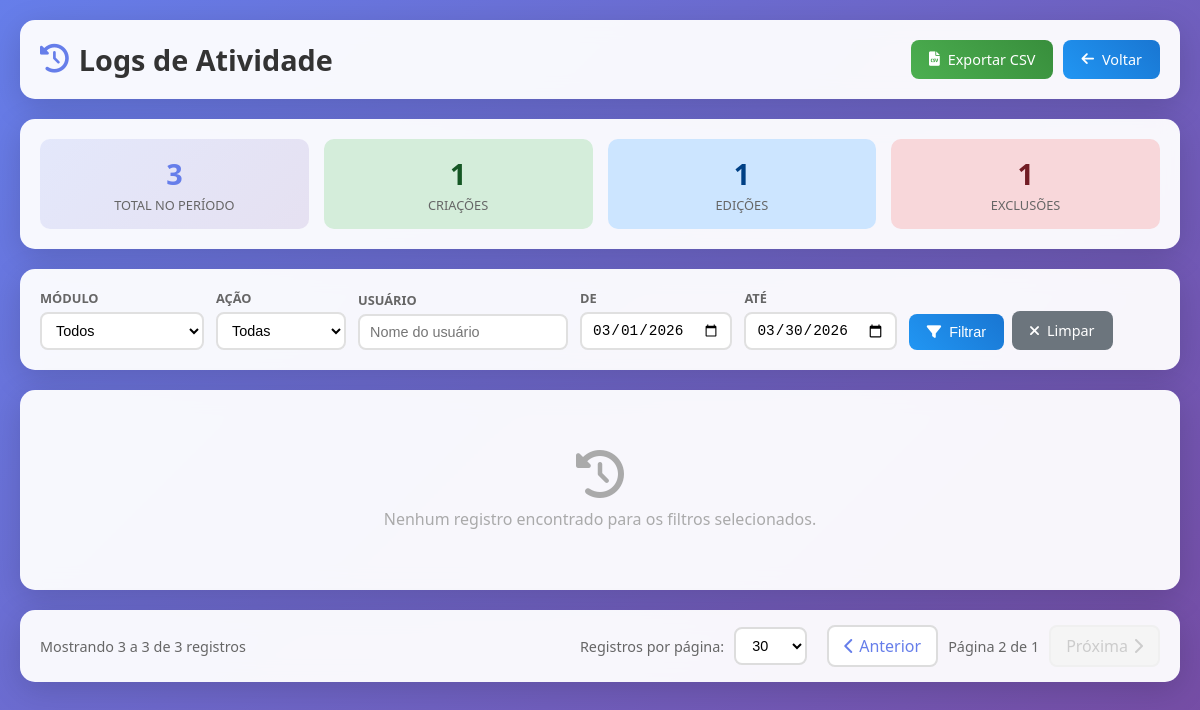
Page /modules/logs/index.php?per_page=30&page=2 (signed in) on the earlier database version.
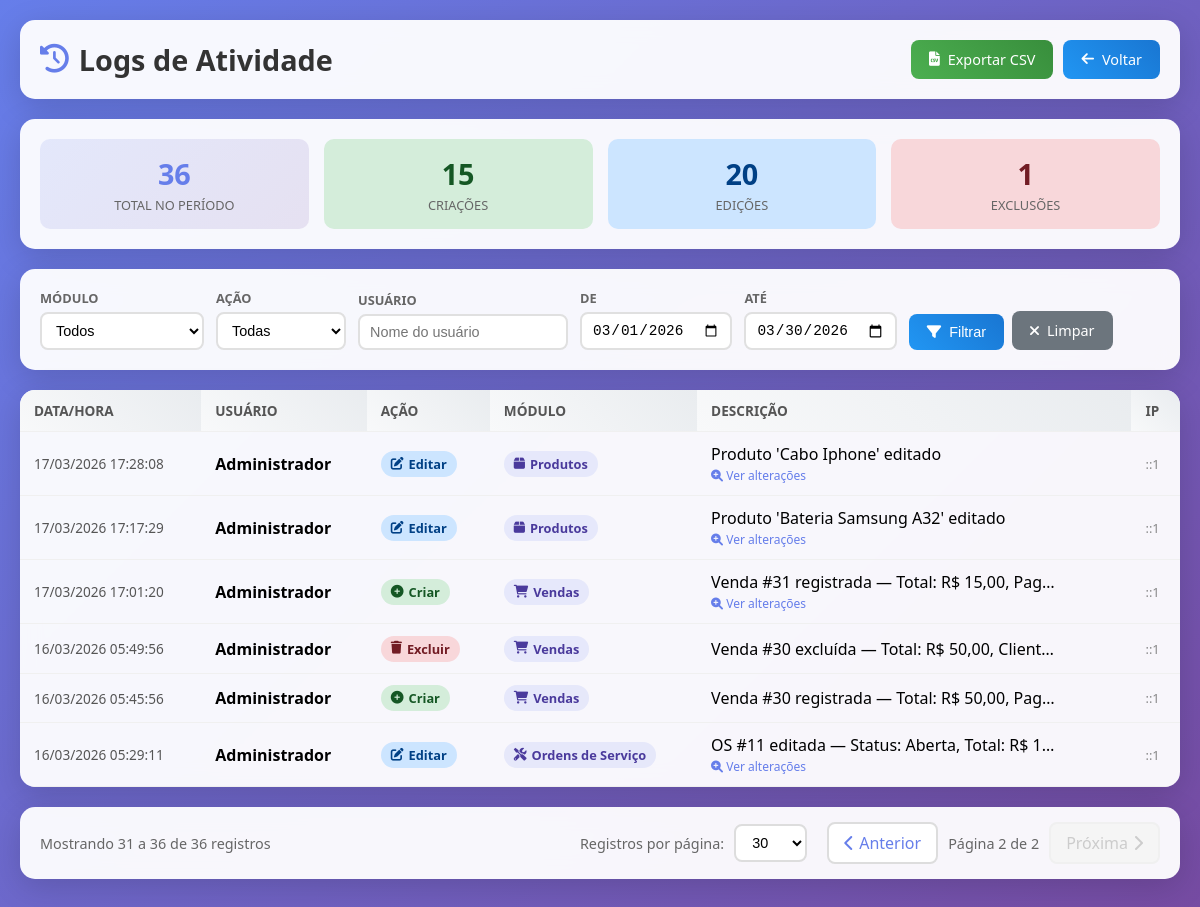
Same page on the later database version.
### tables this page shows
CREATE TABLE `activity_logs` (
  `id` int(11) NOT NULL AUTO_INCREMENT,
  `user_id` int(11) NOT NULL,
  `user_name` varchar(100) NOT NULL,
  `action` enum('create','update','delete') NOT NULL,
  `module` varchar(50) NOT NULL,
  `record_id` int(11) DEFAULT NULL,
  `description` text NOT NULL,
  `old_values` longtext DEFAULT NULL CHECK (json_valid(`old_values`)),
  `new_values` longtext DEFAULT NULL CHECK (json_valid(`new_values`)),
  `ip_address` varchar(45) DEFAULT NULL,
  `created_at` timestamp NOT NULL DEFAULT current_timestamp(),
  PRIMARY KEY (`id`),
  KEY `idx_module` (`module`),
  KEY `idx_user` (`user_id`),
  KEY `idx_created` (`created_at`)
);

### modules/logs/index.php (the view, shortened to what the changed rows need)
<?php
require_once('../../config/database.php');
$conn = $database->getConnection();
function buildWhere() {
    global $module_filter, $action_filter, $user_filter, $date_from, $date_to;
    $clauses = ['1=1'];
    $params = [];
    if ($date_from)     { $clauses[] = 'DATE(l.created_at) >= ?'; $params[] = $date_from; }
    if ($date_to)       { $clauses[] = 'DATE(l.created_at) <= ?'; $params[] = $date_to; }
    return ['clause' => implode(' AND ', $clauses), 'params' => $params];
}
$module_filter = $_GET['module'] ?? '';
$action_filter = $_GET['action'] ?? '';
$user_filter   = $_GET['user'] ?? '';
$date_from     = $_GET['date_from'] ?? date('Y-m-01');
$date_to       = $_GET['date_to'] ?? date('Y-m-d');
$page = max(1, (int)($_GET['page'] ?? 1));
$allowedPerPage = [15, 30, 50, 100];
$perPage = in_array((int)($_GET['per_page'] ?? 30), $allowedPerPage) ? (int)($_GET['per_page'] ?? 30) : 30;
$offset = ($page - 1) * $perPage;
$where = buildWhere();
$stmtCount = $conn->prepare("SELECT COUNT(*) FROM activity_logs l WHERE " . $where['clause']);
$stmtCount->execute($where['params']);
$total = $stmtCount->fetchColumn();
$totalPages = ceil($total / $perPage);
$paramsPage = array_merge($where['params'], [$perPage, $offset]);
$stmt = $conn->prepare(
    "SELECT l.*, DATE_FORMAT(l.created_at, '%d/%m/%Y %H:%i:%s') as created_fmt
     FROM activity_logs l
     WHERE " . $where['clause'] . "
     ORDER BY l.created_at DESC
     LIMIT ? OFFSET ?"
);
$stmt->execute($paramsPage);
$logs = $stmt->fetchAll(PDO::FETCH_ASSOC);
$actionLabels = ['create' => 'Criar', 'update' => 'Editar', 'delete' => 'Excluir'];
$actionIcons  = ['create' => 'fa-plus-circle', 'update' => 'fa-edit', 'delete' => 'fa-trash'];
$moduleLabels = ['products' => 'Produtos', 'customers' => 'Clientes', 'service_orders' => 'Ordens de Serviço', 'sales' => 'Vendas', 'users' => 'Usuários'];
$moduleIcons  = ['products' => 'fa-box', 'customers' => 'fa-user', 'service_orders' => 'fa-tools', 'sales' => 'fa-shopping-cart', 'users' => 'fa-users-cog'];
function buildUrl($extra = []) {
    $params = array_merge([
        'module'    => $_GET['module'] ?? '',
        'action'    => $_GET['action'] ?? '',
        'user'      => $_GET['user'] ?? '',
        'date_from' => $_GET['date_from'] ?? '',
        'date_to'   => $_GET['date_to'] ?? '',
        'per_page'  => $_GET['per_page'] ?? 30,
        'page'      => $_GET['page'] ?? 1,
    ], $extra);
    return '?' . http_build_query(array_filter($params, fn($v) => $v !== ''));
}
?>
<!DOCTYPE html>
<html lang="pt-BR">
<head>
    <link href="https://cdnjs.cloudflare.com/ajax/libs/font-awesome/6.0.0/css/all.min.css" rel="stylesheet">
</head>
<body>
<div class="container">
    <div class="card header">
        <h1><i class="fas fa-history" style="color:#667eea;"></i> Logs de Atividade</h1>
    </div>
    <?php
    $stmtStats = $conn->prepare("SELECT
        COUNT(*) as total,
        SUM(action='create') as creates,
        SUM(action='update') as updates,
        SUM(action='delete') as deletes
        FROM activity_logs l WHERE " . $where['clause']);
    $stmtStats->execute($where['params']);
    $stats = $stmtStats->fetch(PDO::FETCH_ASSOC);
    ?>
    <div class="card">
        <div class="stats">
            <div class="stat stat-total">
                <div class="num" style="color:#667eea;"><?= $stats['total'] ?></div>
                <div class="lbl">Total no período</div>
            </div>
            <div class="stat stat-create">
                <div class="num" style="color:#155724;"><?= $stats['creates'] ?></div>
                <div class="lbl">Criações</div>
            </div>
            <div class="stat stat-update">
                <div class="num" style="color:#004085;"><?= $stats['updates'] ?></div>
                <div class="lbl">Edições</div>
            </div>
        </div>
    </div>
    <div class="card" style="padding:0;overflow:hidden;">
        <?php if (empty($logs)): ?>
        <div class="empty">
            <i class="fas fa-history"></i>
            <p>Nenhum registro encontrado para os filtros selecionados.</p>
        </div>
        <?php else: ?>
        <table>
            <thead>
                <tr>
                    <th>Data/Hora</th>
                    <th>Usuário</th>
                    <th>Ação</th>
                    <th>Módulo</th>
                    <th>Descrição</th>
                    <th>IP</th>
                </tr>
            </thead>
            <tbody>
            <?php foreach ($logs as $log): ?>
            <?php
                $hasDiff = !empty($log['old_values']) || !empty($log['new_values']);
                $rowAttr = $hasDiff ? 'class="clickable-row" onclick="openDiff(' . $log['id'] . ')"' : '';
            ?>
            <tr <?= $rowAttr ?> title="<?= $hasDiff ? 'Clique para ver o que foi alterado' : '' ?>">
                <td style="white-space:nowrap;font-size:0.85rem;color:#555;"><?= $log['created_fmt'] ?></td>
                <td><strong><?= htmlspecialchars($log['user_name']) ?></strong></td>
                <td>
                    <span class="badge badge-<?= $log['action'] ?>">
                        <i class="fas <?= $actionIcons[$log['action']] ?? 'fa-circle' ?>"></i>
                        <?= $actionLabels[$log['action']] ?? $log['action'] ?>
                    </span>
                </td>
                <td>
                    <span class="badge badge-module">
                        <i class="fas <?= $moduleIcons[$log['module']] ?? 'fa-database' ?>"></i>
                        <?= $moduleLabels[$log['module']] ?? $log['module'] ?>
                    </span>
                </td>
                <td>
                    <div class="desc-cell"><?= htmlspecialchars($log['description']) ?></div>
                    <?php if ($hasDiff): ?>
                    <span class="has-diff"><i class="fas fa-search-plus"></i> Ver alterações</span>
                    <?php endif; ?>
                </td>
                <td style="font-size:0.8rem;color:#888;"><?= htmlspecialchars($log['ip_address'] ?? '') ?></td>
            </tr>
            <?php endforeach; ?>
            </tbody>
        </table>
        <?php endif; ?>
    </div>
    <?php if ($total > 0): ?>
    <div class="pagination-container">
        <div class="pagination-info">
            Mostrando <?= min($offset+1, $total) ?> a <?= min($offset+$perPage, $total) ?> de <?= $total ?> registros
        </div>
        <div class="pagination-controls">
            <div class="per-page-selector">
                <label>Registros por página:</label>
                <select onchange="changePerPage(this.value)">
                    <?php foreach ($allowedPerPage as $opt): ?>
                    <option value="<?= $opt ?>" <?= $perPage == $opt ? 'selected' : '' ?>><?= $opt ?></option>
                    <?php endforeach; ?>
                </select>
            </div>
            <div class="pagination-buttons">
                <?php if ($page > 1): ?>
                <a href="<?= buildUrl(['page' => $page-1]) ?>" class="pagination-btn"><i class="fas fa-chevron-left"></i> Anterior</a>
                <?php else: ?>
                <span class="pagination-btn disabled"><i class="fas fa-chevron-left"></i> Anterior</span>
                <?php endif; ?>
                <span class="page-info">Página <?= $page ?> de <?= max(1, $totalPages) ?></span>
                <?php if ($page < $totalPages): ?>
                <a href="<?= buildUrl(['page' => $page+1]) ?>" class="pagination-btn">Próxima <i class="fas fa-chevron-right"></i></a>
                <?php else: ?>
                <span class="pagination-btn disabled">Próxima <i class="fas fa-chevron-right"></i></span>
                <?php endif; ?>
            </div>
        </div>
    </div>
    <?php endif; ?>
</div>
</body>
</html>

Differences in the rows shown:
added activity_logs: created_fmt "17/03/2026 17:28:08", user_name "Administrador", action "Editar", module "Produtos", description "Produto 'Cabo Iphone' editado", shows "Ver alterações", ip_address "::1"
added activity_logs: created_fmt "17/03/2026 17:17:29", user_name "Administrador", action "Editar", module "Produtos", description "Produto 'Bateria Samsung A32' editado", shows "Ver alterações", ip_address "::1"
added activity_logs: created_fmt "17/03/2026 17:01:20", user_name "Administrador", action "Criar", module "Vendas", description "Venda #31 registrada — Total: R$ 15,00, Pag…", shows "Ver alterações", ip_address "::1"
now on this page (row unchanged): activity_logs: created_fmt "16/03/2026 05:49:56", user_name "Administrador", action "Excluir", module "Vendas", description "Venda #30 excluída — Total: R$ 50,00, Client…", ip_address "::1"
now on this page (row unchanged): activity_logs: created_fmt "16/03/2026 05:45:56", user_name "Administrador", action "Criar", module "Vendas", description "Venda #30 registrada — Total: R$ 50,00, Pag…", ip_address "::1"
now on this page (row unchanged): activity_logs: created_fmt "16/03/2026 05:29:11", user_name "Administrador", action "Editar", module "Ordens de Serviço", description "OS #11 editada — Status: Aberta, Total: R$ 1…", shows "Ver alterações", ip_address "::1"
Other differences:
$stats['total']: "3" → "36"
$stats['creates']: "1" → "15"
$stats['updates']: "1" → "20"
min($offset+1, $total): "3" → "31"
min($offset+$perPage, $total): "3" → "36"
$total: "3" → "36"
max(1, $totalPages): "1" → "2"
text no longer shown: "Nenhum registro encontrado para os filtros selecionados."
text now shown: "DATA/HORA USUÁRIO AÇÃO MÓDULO DESCRIÇÃO IP"
